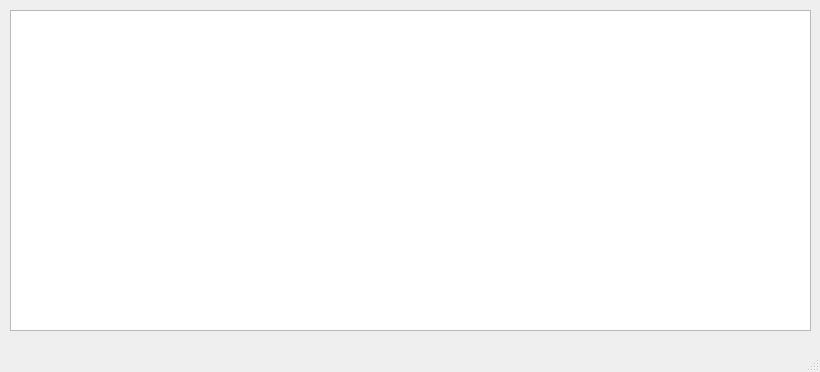
<?xml version="1.0" encoding="UTF-8"?>
<ui version="4.0">
 <class>DatabaseWindow</class>
 <widget class="QMainWindow" name="DatabaseWindow">
  <property name="geometry">
   <rect>
    <x>0</x>
    <y>0</y>
    <width>820</width>
    <height>372</height>
   </rect>
  </property>
  <property name="windowTitle">
   <string>MainWindow</string>
  </property>
  <widget class="QWidget" name="centralwidget">
   <widget class="QTableView" name="entriesTable">
    <property name="geometry">
     <rect>
      <x>10</x>
      <y>10</y>
      <width>801</width>
      <height>321</height>
     </rect>
    </property>
    <attribute name="verticalHeaderVisible">
     <bool>false</bool>
    </attribute>
   </widget>
  </widget>
  <widget class="QMenuBar" name="menubar">
   <property name="geometry">
    <rect>
     <x>0</x>
     <y>0</y>
     <width>820</width>
     <height>21</height>
    </rect>
   </property>
  </widget>
  <widget class="QStatusBar" name="statusbar"/>
 </widget>
 <resources/>
 <connections/>
</ui>
